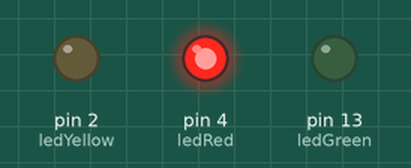
This sketch was run on a simulated Arduino Uno, built with avr-gcc and run on an emulated ATmega328P. Parts: output pins drawn as LEDs (lit = HIGH).

Above: at 5.0 s.
At 11.0 s:
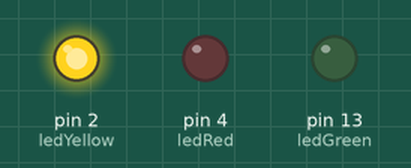
At 17.0 s:
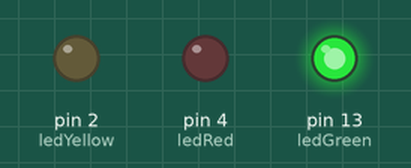
Timing chart, 0 to 28.6 s (numbered marks = the images above):
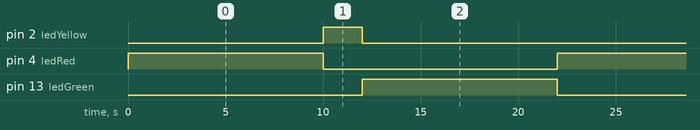

The sketch:

traffic_light.ino
```cpp
#define ledRed 4
#define ledYellow 2
#define ledGreen 13

void setup() {
  pinMode(ledRed, OUTPUT);
  pinMode(ledYellow, OUTPUT);
  pinMode(ledGreen, OUTPUT);
}

void loop() {
  digitalWrite(ledRed, HIGH);
  delay(10000);
  digitalWrite(ledRed, LOW);
  digitalWrite(ledYellow, HIGH);
  delay(2000);
  digitalWrite(ledYellow, LOW);
  digitalWrite(ledGreen, HIGH);
  delay(10000);
  digitalWrite(ledGreen, LOW);
}
```

Measured:
- by itself, pin 2 (ledYellow): alternates HIGH for 2.0 s and LOW for 20.0 s
- by itself, pin 4 (ledRed), pin 13 (ledGreen): alternates HIGH for 10.0 s and LOW for 12.0 s
- by itself, everything shown: repeats every 22.0 s, in 4 steps
